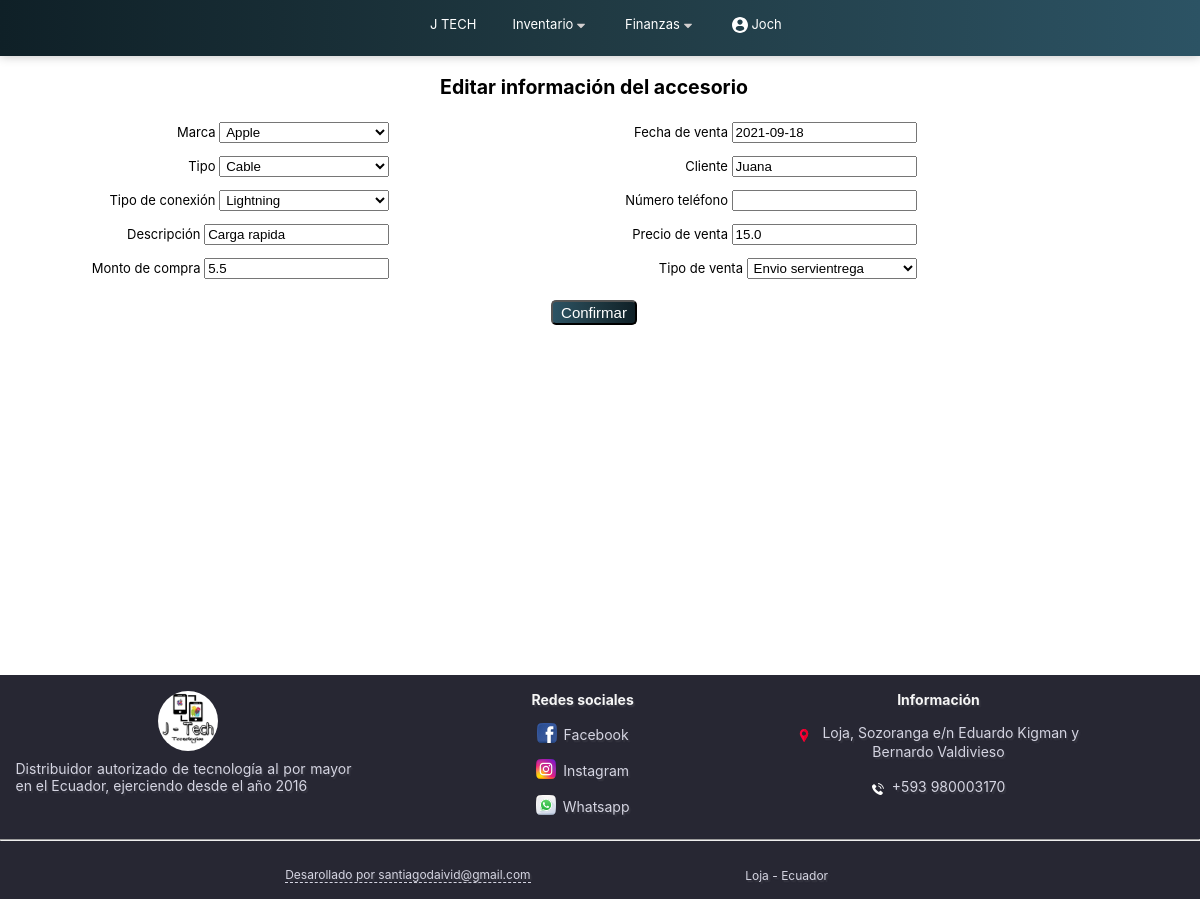
/editar-accesorio/1 (signed in), run on the app's committed database.
### principal/models.py (models this page shows, shortened)
class Accesorio(models.Model):
      class Meta:
            ordering = ["marca", "tipo"]
            verbose_name_plural = "Accesorios"
      opciones_marca = ( ('Samsung', 'Samsung'), ('Apple', 'Apple'), ('Xiaomi', 'Xiaomi'), ('Otro', 'Otro') )
      marca = models.CharField(max_length=15, choices=opciones_marca, default='Apple')
      opciones_tipo = ( ('Cargador', 'Cargador'), ('Cable', 'Cable'), ('Adaptador', 'Adaptador'), ('Audífonos', 'Audífonos'), ('Protector', 'Protector'), ('Mica', 'Mica'), ('Otro', 'Otro'), )
      tipo = models.CharField(max_length=15, choices=opciones_tipo, default='Cargador')
      opciones_conexion = ( ('Lightning', 'Lightning'), ('Tipo C', 'Tipo C'), ('Micro USB', 'Micro USB'), ('Inalámbrica', 'Inalámbrica'), ('Otra', 'Otra'), )
      conexion = models.CharField(max_length=15, choices=opciones_conexion, default='Lightning', null=True, blank=True)
      descripcion = models.CharField(max_length=50, default="")
      fecha_compra = models.DateField(blank=True, null=True)
      fecha_venta = models.DateField(default=datetime.date.today())
      proveedor = models.CharField(max_length=50, blank=True, null=True)
      cliente = models.CharField(max_length=50, blank=True, null=True)
      nro_cliente = models.CharField(max_length=15, blank=True, null=True)
      monto_compra = models.FloatField(default=0)
      monto_venta = models.FloatField()
      opciones_entrega = ( ('Entregado', 'Entregado'), ('Envio servientrega', 'Envio servientrega'), ('Envio cooperativa','Envio cooperativa') )
      entrega = models.CharField(max_length=20, choices=opciones_entrega, default='Entregado', null=True, blank=True)
      monederos = models.ManyToManyField('Monedero', through='Transaccion')

### principal/views.py (the view)
# urls.py: path('editar-accesorio/<int:id>', editar_accesorio, name='editar_accesorio'),
@login_required(login_url='/login/')
def editar_accesorio(request, id):
    accesorio = Accesorio.objects.get(pk=id)
    if request.method=='POST':
        form = FormAccesorio(request.POST, instance=accesorio)
        if form.is_valid():
            form.save()
            messages.info(request, "Accesorio modificado")
            return redirect(index)
    else:
        form = FormAccesorio(instance=accesorio)
    titulo = "Editar información del accesorio"
    monederos = Monedero.objects.all()
    informacion = {'form':form, 'titulo':titulo, 'monederos':monederos}
    return render(request, 'forms/form-accesorios.html',  informacion)

### principal/forms.py
class FormAccesorio(ModelForm):
      class Meta:
            model = Accesorio
            fields = ['tipo', 'marca', 'conexion',  'monto_compra', 'fecha_venta', 'monto_venta' ,'cliente', 'descripcion',
                      'entrega', 'nro_cliente' ]

### principal/templates/forms/form-accesorios.html (shortened to what this page needs)
{% extends "main.html" %}
{% block content %}
<div id="inicio">
      <h2>{{titulo}}</h2>
      <form action="" method="post">
            <div class="formLocation">
                  <div class="contenidoForm">
                        <label for="{{ form.marca.id_for_label }}">Marca</label>
                        {{ form.marca }}
                  </div>
                  <div class="contenidoForm">
                        <label for="{{ form.tipo.id_for_label }}">Tipo</label>
                        {{ form.tipo }}
                  </div>
                  <div class="contenidoForm">
                        <label for="{{ form.conexion.id_for_label }}">Tipo de conexión</label>
                        {{ form.conexion }}
                  </div>
                  <div class="contenidoForm">
                        <label for="{{ form.descripcion.id_for_label }}">Descripción</label>
                        {{ form.descripcion }}
                  </div>
                  <div class="contenidoForm">
                        <label for="{{ form.monto_compra.id_for_label }}">Monto de compra</label>
                        {{ form.monto_compra }}
                  </div>
            </div>
            <div class="formLocation">
                  <div class="">
                        <div class="contenidoForm">
                              <label for="{{ form.fecha_venta.id_for_label }}">Fecha de venta</label>
                              {{ form.fecha_venta }}
                        </div>
                        <div class="contenidoForm">
                              <label for="{{ form.cliente.id_for_label }}">Cliente</label>
                              {{ form.cliente }}
                        </div>
                        <div class="contenidoForm">
                              <label for="{{ form.nro_cliente.id_for_label }}">Número teléfono</label>
                              {{ form.nro_cliente }}
                        </div>
                        <div class="contenidoForm">
                              <label for="{{ form.monto_venta.id_for_label }}">Precio de venta</label>
                              {{ form.monto_venta }}
                        </div>
                        <div class="contenidoForm">
                              <label for="{{ form.entrega.id_for_label }}">Tipo de venta</label>
                              {{ form.entrega }}
                        </div>
                  </div>
            </div>
            <div style="width: 100%; text-align: center;">
                  <button type='submit'>Confirmar</button>
            </div>
      </form>
</div>
{% endblock %}

### principal/templates/main.html (shortened to what this page needs)
<!DOCTYPE html>
<html lang="es">
<head>
      {% load static %}
      <link rel="stylesheet" type="text/css" href="{% static 'css/styles.css' %}">
      <link rel="stylesheet" type="text/css" href="https://cdn.datatables.net/1.10.25/css/jquery.dataTables.min.css">
      <link rel="stylesheet" href="https://code.jquery.com/ui/1.12.1/themes/base/jquery-ui.css">
      <link rel="stylesheet" href="https://cdnjs.cloudflare.com/ajax/libs/font-awesome/5.15.3/css/all.min.css"/>
</head>
<body>
          <header class = "cabecera">
            <nav class="navInicio">
                <a href="{% url 'index' %}" class="" > J TECH </a>
              <ul style="padding-left: 0px;" >
                <div class="dropdown2">
                  <a class="dropbtn2 " onclick="myFunction2()">Inventario <img src="{% static 'img/abajo.svg' %}" style="width: 8px; margin-top: 6%; "></a>
                </div>
                <div class="dropdown anav">
                  <a class="dropbtn " onclick="myFunction()">Finanzas <img src="{% static 'img/abajo.svg' %}" style="width: 8px; margin-top: 6%;"></a>
                </div>
                {% if user.is_authenticated %}
                  <div class="dropdown3 anav">
                    <a class="dropbtn3 " onclick="myFunction3()"><img src="{% static 'img/usuario.svg' %}" style="width: 16px; margin-top: 2%; ">{{user.username}} </a>
                  </div>
                {% endif %}
              </ul>
            </nav>
        </header>
      <div id="contenido">
            {% block content %} {% endblock %}
      </div>
</body>
<footer>
      <div class="pie">
        <div class="subpie1">
            <a href="#" class="alogo2" > <img src="{% static 'img/jtech.jpg' %}" ></a>
            <p>Distribuidor autorizado de tecnología al por mayor en el Ecuador, ejerciendo desde el año 2016</p>
        </div>
        <div class="subpie">
            <ul class="listapie"> <p>Redes sociales</p>
                <li> <a href="https://www.facebook.com/jtechtecnologias/"><img src="{% static 'img/facebook.svg' %}" style="width: 20px;">Facebook</a></li>
                <li> <a href="https://www.instagram.com/jtechtecnologias/?hl=es-la"> <img src="{% static 'img/instagram.svg' %}" style="width: 20px;">Instagram</a></li>
                <li> <a href="http://wa.me/593980003170"><img src="{% static 'img/whatsapp.svg' %}" style="width: 20px;">Whatsapp</a></li>
            </ul>
        </div>
        <div class="subpie2">
            <ul class="listapie">
                <p>Información</p>
                <li> <img src="{% static 'img/ubicacion.svg' %}" style="margin-top: 0;"> <a href="https://g.page/j-tech-tecnologias?share">Loja, Sozoranga e/n Eduardo Kigman y Bernardo Valdivieso</a> </li>
                <li> <img src="{% static 'img/telefono.svg' %}" style="margin-top: 0;"><a >+593 980003170</a></li>
            </ul>
        </div>
    </div>
    <hr>
    <div class="pie2">
        <div class="subpie22">
            <a href=" mailto: santiagodaivid@gmail.com">Desarollado por santiagodaivid@gmail.com</a>
        </div>
        <div class="subpie22">
            <p>Loja - Ecuador</p>
        </div>
    </div>
</footer>
</html>

### principal/static/css/styles.css (style rules this page uses)
body { margin: 0; width: 100%; font-family: -apple-system,BlinkMacSystemFont,"Segoe UI",Roboto,"Helvetica Neue",Arial,"Noto Sans",sans-serif,"Apple Color Emoji","Segoe UI Emoji","Segoe UI Symbol","Noto Color Emoji"; font-size: 13px; }
a { text-decoration: none; }
#inicio { width: 97%; margin-left: 1%; margin-right: 1%; margin-top: 75px; font-size: 13px; min-height: 75vh; text-align: center; }
.navInicio { position: relative; padding: 1.2em 0em 1.2em 0em; display: inline-block; vertical-align: top; height: 25px; background: #0F2027; background: -webkit-linear-gradient(to left, #2C5364, #203A43, #0F2027); background: linear-gradient(to left, #2C5364, #203A43, #0F2027); text-align: center; width: 100%; box-shadow: 0px 0px 10px 0px #bebebe; z-index: 1; position: fixed; top: 0; }
.navInicio a { margin: 2.5em 0.8em 1em 1.7em; text-decoration: none; color: white;; }
.navInicio img { display: inline-block; vertical-align: top; margin: -0.3em 0.3em 0em 0em; width: 40px; }
.contenidoForm { padding: 0.5em; width: 60%; text-align: right; }
button { margin-top: 1em; background: #0F2027; background: -webkit-linear-gradient(to right, #2C5364, #203A43, #0F2027); background: linear-gradient(to right, #2C5364, #203A43, #0F2027); color: white; padding: 2px 8px; border-radius: 5px; font-size: 15px; }
.contenidoForm label { width: 10%; text-align: left; }
.contenidoForm select { width: 170px; padding: 1px 2px; }
.formLocation { width: 45%; display: inline-block; vertical-align: top; }
footer { color: white; background-color: rgb(39, 39, 51); min-height: 14vh; font-size: 15.5px; width: 100%; text-shadow: 0.1em 0.1em 0.1em rgba(125, 126, 128, 0.233); }
.subpie2 { width: 30%; }
.alogo2 img { width: 18%; border-radius: 100%; }
.alogo2 { padding-right: 3.78em; font-size: 1.2em; font-weight: bold; }
.alogo2 img { margin-bottom: -0.5em; }
.alogo2 { padding:0; font-size: 1.15em; }
.subpie1 { padding: 1em; text-align: center; line-height: normal; }
.subpie { width: 20%; margin: 0; margin-left: 2em; }
.listapie li { margin: 1em 0em 0.5em 0em; text-align: center; }
.subpie2 { margin: 0; width: 35%; }
.listapie img { margin-bottom: -0.1em; padding-right: 0.2em; width: 12.5px; }
.subpie22 { margin: 0; width: 35%; }
.pie2 { width: 100%; text-align: center; }
.pie2 p, .pie2 a { color: rgb(213, 213, 226); font-size: 15.7px; margin: 0; padding: 0; }
.subpie22 a { margin-right: 0.9em; border-bottom:1px solid rgb(213, 213, 226); border-style:dashed; border-top: none; border-right: none; border-left: none; }
.pie2 p, .pie2 a { font-size: 12px; }
.subpie22 p { margin-top: 0.3em; }
.subpie { margin: 0; margin-left: 1.5em; }
.subpie2 { margin-left: 1em; }
.pie { width: 100%; }
.pie p, .pie a { text-decoration: none; color: rgb(213, 213, 226); text-align: justify; font-size: 14px; }
.pie div { width: 28%; vertical-align: top; display: inline-block; }
.subpie1 a { color: rgb(247, 236, 236); font-size: 18px; margin-left: 0.5em; }
.subpie { width: 14%; display: inline-block; vertical-align: top; padding: 0; }
.subpie2 , .subpie22, .subpie21 { width: 23%; display: inline-block; vertical-align: top; padding: 0; }
.subpie22 { margin: 1em 3em; }
.listapie p { margin: 0; padding: 0; font-weight: bold; text-align: center; color: whitesmoke; }
.listapie img { margin-bottom: -0.25em; padding-right: 0.5em;; }
.dropdown, .dropdown2, .dropdown3 { overflow: hidden; display: inline-block; vertical-align: top; }
ul { list-style: none; }
nav ul { vertical-align: top; display: inline-block; margin: 0; }

### data on the page
Accesorio: marca "Apple", tipo "Cable", conexion "Lightning", descripcion "Carga rapida", monto_compra "5.5", fecha_venta "2021-09-18", cliente "Juana", monto_venta "15.0", entrega "Envio servientrega"

### other printed values
{{ user.username }} "Joch"
{{ titulo }} "Editar información del accesorio"
